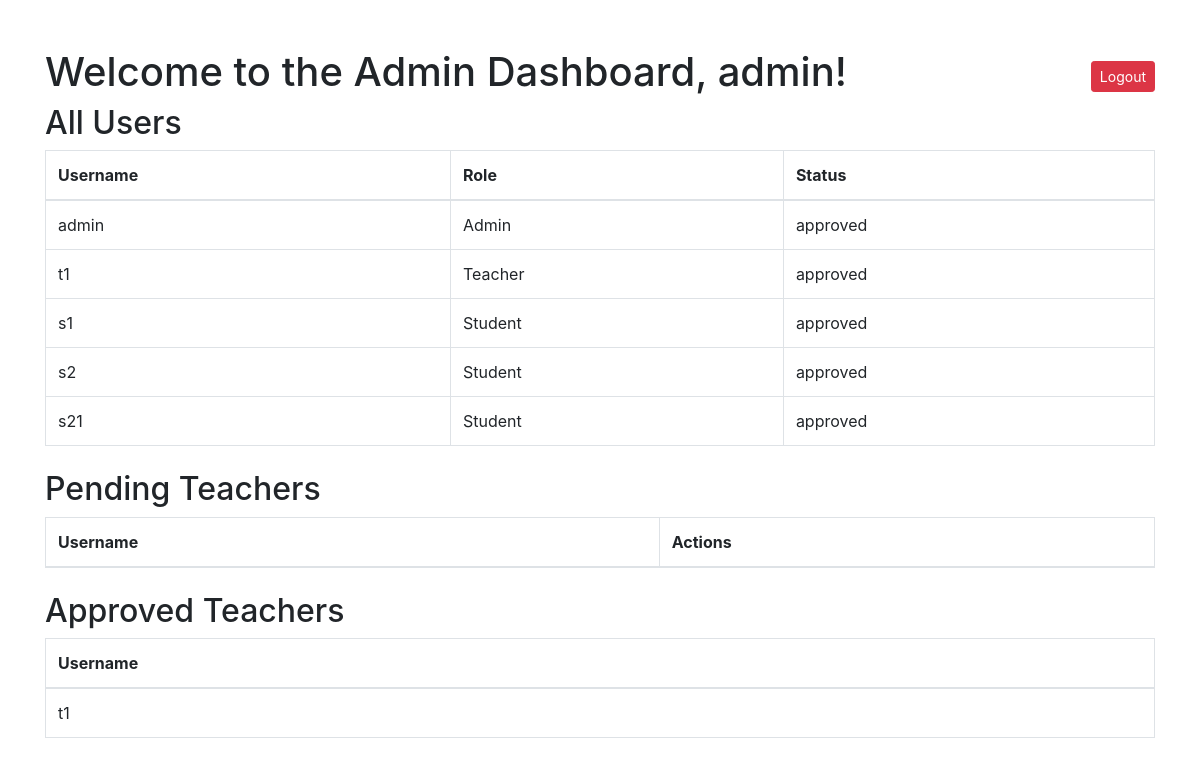
The page /admin (signed in) on the database its author committed.
### app.py (models this page shows)
class User(UserMixin, db.Model):
    id = db.Column(db.Integer, primary_key=True)
    username = db.Column(db.String(150), unique=True, nullable=False)
    password = db.Column(db.String(150), nullable=False)
    role = db.Column(db.String(50), nullable=False)  # Role: Teacher or Student
    status = db.Column(db.String(50), default='pending')  # New status column
    enrollments = db.relationship('Enrollment', back_populates='student')  # Add this line

### app.py (the view)
@app.route('/admin')
@admin_required
def admin_dashboard():
    all_users = User.query.all()
    pending_teachers = User.query.filter_by(role='Teacher', status='pending').all()
    approved_teachers = User.query.filter_by(role='Teacher', status='approved').all()
    students = User.query.filter_by(role='Student').all()
    return render_template('admin/admin_dashboard.html',
                           all_users=all_users,
                           pending_teachers=pending_teachers,
                           approved_teachers=approved_teachers,
                           students=students)

### app.py (called while the page is built)
@login_manager.user_loader
def load_user(user_id):
    return User.query.get(int(user_id))

def admin_required(f):
    @wraps(f)  # Preserve the original function's name and docstring
    @login_required
    def decorated_function(*args, **kwargs):
        if current_user.role != 'Admin':
            flash('Access denied: Admins only.')
            return redirect(url_for('home'))
        return f(*args, **kwargs)
    return decorated_function

### templates/admin/admin_dashboard.html (shortened to what this page needs)
<!DOCTYPE html>
<html lang="en">
<head>
    <link rel="stylesheet" href="https://stackpath.bootstrapcdn.com/bootstrap/4.5.2/css/bootstrap.min.css">
</head>
<body>
    <div class="container mt-5">
        <div class="d-flex justify-content-between align-items-center mt-4">
            <h1>Welcome to the Admin Dashboard, {{ current_user.username }}!</h1>
             <form action="{{ url_for('logout') }}" method="POST" style="display:inline;">
                <button type="submit" class="btn btn-danger btn-sm">Logout</button>
            </form>
        </div>
        <h2>All Users</h2>
        <table class="table table-bordered mb-4">
            <thead>
                <tr>
                    <th>Username</th>
                    <th>Role</th>
                    <th>Status</th>
                </tr>
            </thead>
            <tbody>
                {% for user in all_users %}
                    <tr>
                        <td>{{ user.username }}</td>
                        <td>{{ user.role }}</td>
                        <td>{{ user.status }}</td>
                    </tr>
                {% endfor %}
            </tbody>
        </table>
        <h2>Pending Teachers</h2>
        <table class="table table-bordered mb-4">
            <thead>
                <tr>
                    <th>Username</th>
                    <th>Actions</th>
                </tr>
            </thead>
        </table>
        <h2>Approved Teachers</h2>
        <table class="table table-bordered mb-4">
            <thead>
                <tr>
                    <th>Username</th>
                </tr>
            </thead>
            <tbody>
                {% for teacher in approved_teachers %}
                    <tr>
                        <td>{{ teacher.username }}</td>
                    </tr>
                {% endfor %}
            </tbody>
        </table>
    </div>
</body>
</html>

### rows shown on the page
User: username "admin", role "Admin", status "approved"
User: username "t1", role "Teacher", status "approved"
User: username "s1", role "Student", status "approved"
User: username "s2", role "Student", status "approved"
User: username "s21", role "Student", status "approved"
